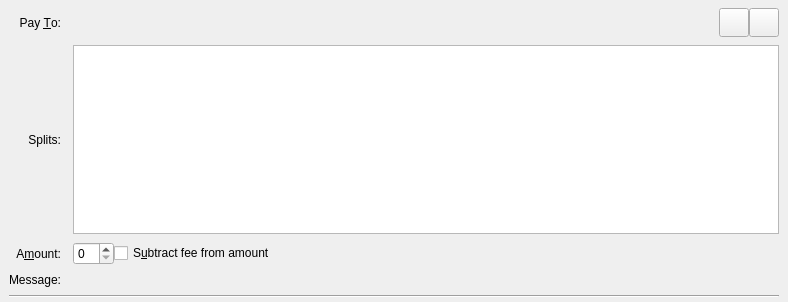
<?xml version="1.0" encoding="UTF-8"?>
<ui version="4.0">
 <class>EasySplitEntry</class>
 <widget class="QStackedWidget" name="EasySplitEntry">
  <property name="geometry">
   <rect>
    <x>0</x>
    <y>0</y>
    <width>788</width>
    <height>302</height>
   </rect>
  </property>
  <property name="focusPolicy">
   <enum>Qt::TabFocus</enum>
  </property>
  <property name="autoFillBackground">
   <bool>false</bool>
  </property>
  <widget class="QFrame" name="SendCoins">
   <property name="toolTip">
    <string>This is a normal payment.</string>
   </property>
   <property name="frameShape">
    <enum>QFrame::NoFrame</enum>
   </property>
   <layout class="QGridLayout" name="gridLayout">
    <property name="topMargin">
     <number>8</number>
    </property>
    <property name="bottomMargin">
     <number>4</number>
    </property>
    <property name="horizontalSpacing">
     <number>12</number>
    </property>
    <property name="verticalSpacing">
     <number>8</number>
    </property>
    <item row="0" column="0">
     <widget class="QLabel" name="payToEasySplitLabel">
      <property name="text">
       <string>Pay &amp;To:</string>
      </property>
      <property name="alignment">
       <set>Qt::AlignRight|Qt::AlignTrailing|Qt::AlignVCenter</set>
      </property>
      <property name="buddy">
       <cstring>payToEasySplit</cstring>
      </property>
     </widget>
    </item>
    <item row="0" column="1">
     <layout class="QHBoxLayout" name="payToEasySplitLayout">
      <property name="spacing">
       <number>0</number>
      </property>
      <item>
       <widget class="QValidatedLineEdit" name="payToEasySplit" native="true">
        <property name="enabled">
         <bool>false</bool>
        </property>
        <property name="toolTip">
         <string>The Sucrecoin address to send the payment to</string>
        </property>
       </widget>
      </item>
      <item>
       <widget class="QToolButton" name="addressBookButton">
        <property name="toolTip">
         <string>Choose previously used address</string>
        </property>
        <property name="text">
         <string/>
        </property>
        <property name="icon">
         <iconset resource="../bitcoin.qrc">
          <normaloff>:/icons/address-book</normaloff>:/icons/address-book</iconset>
        </property>
        <property name="iconSize">
         <size>
          <width>22</width>
          <height>22</height>
         </size>
        </property>
        <property name="shortcut">
         <string>Alt+A</string>
        </property>
       </widget>
      </item>
      <item>
       <widget class="QToolButton" name="deleteButton">
        <property name="toolTip">
         <string>Remove this entry</string>
        </property>
        <property name="text">
         <string/>
        </property>
        <property name="icon">
         <iconset resource="../bitcoin.qrc">
          <normaloff>:/icons/remove</normaloff>:/icons/remove</iconset>
        </property>
        <property name="iconSize">
         <size>
          <width>22</width>
          <height>22</height>
         </size>
        </property>
       </widget>
      </item>
     </layout>
    </item>
    <item row="1" column="0">
     <widget class="QLabel" name="labellLabel">
      <property name="text">
       <string>Splits:</string>
      </property>
      <property name="alignment">
       <set>Qt::AlignRight|Qt::AlignTrailing|Qt::AlignVCenter</set>
      </property>
     </widget>
    </item>
    <item row="2" column="0">
     <widget class="QLabel" name="amountLabel">
      <property name="text">
       <string>A&amp;mount:</string>
      </property>
      <property name="alignment">
       <set>Qt::AlignRight|Qt::AlignTrailing|Qt::AlignVCenter</set>
      </property>
      <property name="buddy">
       <cstring>payAmountEasySplit</cstring>
      </property>
     </widget>
    </item>
    <item row="2" column="1">
     <layout class="QHBoxLayout" name="horizontalLayoutAmount" stretch="0,1">
      <item>
       <widget class="BitcoinAmountField" name="payAmountEasySplit"/>
      </item>
      <item>
       <widget class="QCheckBox" name="checkboxSubtractFeeFromAmount">
        <property name="toolTip">
         <string>The fee will be deducted from the amount being sent. The recipient will receive less Sucrecoin than you enter in the amount field. If multiple recipients are selected, the fee is split equally.</string>
        </property>
        <property name="text">
         <string>S&amp;ubtract fee from amount</string>
        </property>
       </widget>
      </item>
     </layout>
    </item>
    <item row="3" column="0">
     <widget class="QLabel" name="messageLabel">
      <property name="text">
       <string>Message:</string>
      </property>
      <property name="alignment">
       <set>Qt::AlignRight|Qt::AlignTrailing|Qt::AlignVCenter</set>
      </property>
     </widget>
    </item>
    <item row="3" column="1">
     <widget class="QLabel" name="messageTextLabel">
      <property name="toolTip">
       <string>A message that was attached to the sucrecoin: URI which will be stored with the transaction for your reference. Note: This message will not be sent over the Sucrecoin network.</string>
      </property>
      <property name="textFormat">
       <enum>Qt::PlainText</enum>
      </property>
     </widget>
    </item>
    <item row="4" column="0" colspan="2">
     <widget class="Line" name="line">
      <property name="orientation">
       <enum>Qt::Horizontal</enum>
      </property>
     </widget>
    </item>
    <item row="1" column="1">
     <widget class="QListWidget" name="listWidgetEasySplit"/>
    </item>
   </layout>
  </widget>
  <widget class="QFrame" name="SendCoins_UnauthenticatedPaymentRequest">
   <property name="palette">
    <palette>
     <active>
      <colorrole role="WindowText">
       <brush brushstyle="SolidPattern">
        <color alpha="255">
         <red>0</red>
         <green>0</green>
         <blue>0</blue>
        </color>
       </brush>
      </colorrole>
      <colorrole role="Button">
       <brush brushstyle="SolidPattern">
        <color alpha="255">
         <red>255</red>
         <green>255</green>
         <blue>127</blue>
        </color>
       </brush>
      </colorrole>
      <colorrole role="Light">
       <brush brushstyle="SolidPattern">
        <color alpha="255">
         <red>255</red>
         <green>255</green>
         <blue>255</blue>
        </color>
       </brush>
      </colorrole>
      <colorrole role="Midlight">
       <brush brushstyle="SolidPattern">
        <color alpha="255">
         <red>255</red>
         <green>255</green>
         <blue>191</blue>
        </color>
       </brush>
      </colorrole>
      <colorrole role="Dark">
       <brush brushstyle="SolidPattern">
        <color alpha="255">
         <red>127</red>
         <green>127</green>
         <blue>63</blue>
        </color>
       </brush>
      </colorrole>
      <colorrole role="Mid">
       <brush brushstyle="SolidPattern">
        <color alpha="255">
         <red>170</red>
         <green>170</green>
         <blue>84</blue>
        </color>
       </brush>
      </colorrole>
      <colorrole role="Text">
       <brush brushstyle="SolidPattern">
        <color alpha="255">
         <red>0</red>
         <green>0</green>
         <blue>0</blue>
        </color>
       </brush>
      </colorrole>
      <colorrole role="BrightText">
       <brush brushstyle="SolidPattern">
        <color alpha="255">
         <red>255</red>
         <green>255</green>
         <blue>255</blue>
        </color>
       </brush>
      </colorrole>
      <colorrole role="ButtonText">
       <brush brushstyle="SolidPattern">
        <color alpha="255">
         <red>0</red>
         <green>0</green>
         <blue>0</blue>
        </color>
       </brush>
      </colorrole>
      <colorrole role="Base">
       <brush brushstyle="SolidPattern">
        <color alpha="255">
         <red>255</red>
         <green>255</green>
         <blue>255</blue>
        </color>
       </brush>
      </colorrole>
      <colorrole role="Window">
       <brush brushstyle="SolidPattern">
        <color alpha="255">
         <red>255</red>
         <green>255</green>
         <blue>127</blue>
        </color>
       </brush>
      </colorrole>
      <colorrole role="Shadow">
       <brush brushstyle="SolidPattern">
        <color alpha="255">
         <red>0</red>
         <green>0</green>
         <blue>0</blue>
        </color>
       </brush>
      </colorrole>
      <colorrole role="AlternateBase">
       <brush brushstyle="SolidPattern">
        <color alpha="255">
         <red>255</red>
         <green>255</green>
         <blue>191</blue>
        </color>
       </brush>
      </colorrole>
      <colorrole role="ToolTipBase">
       <brush brushstyle="SolidPattern">
        <color alpha="255">
         <red>255</red>
         <green>255</green>
         <blue>220</blue>
        </color>
       </brush>
      </colorrole>
      <colorrole role="ToolTipText">
       <brush brushstyle="SolidPattern">
        <color alpha="255">
         <red>0</red>
         <green>0</green>
         <blue>0</blue>
        </color>
       </brush>
      </colorrole>
     </active>
     <inactive>
      <colorrole role="WindowText">
       <brush brushstyle="SolidPattern">
        <color alpha="255">
         <red>0</red>
         <green>0</green>
         <blue>0</blue>
        </color>
       </brush>
      </colorrole>
      <colorrole role="Button">
       <brush brushstyle="SolidPattern">
        <color alpha="255">
         <red>255</red>
         <green>255</green>
         <blue>127</blue>
        </color>
       </brush>
      </colorrole>
      <colorrole role="Light">
       <brush brushstyle="SolidPattern">
        <color alpha="255">
         <red>255</red>
         <green>255</green>
         <blue>255</blue>
        </color>
       </brush>
      </colorrole>
      <colorrole role="Midlight">
       <brush brushstyle="SolidPattern">
        <color alpha="255">
         <red>255</red>
         <green>255</green>
         <blue>191</blue>
        </color>
       </brush>
      </colorrole>
      <colorrole role="Dark">
       <brush brushstyle="SolidPattern">
        <color alpha="255">
         <red>127</red>
         <green>127</green>
         <blue>63</blue>
        </color>
       </brush>
      </colorrole>
      <colorrole role="Mid">
       <brush brushstyle="SolidPattern">
        <color alpha="255">
         <red>170</red>
         <green>170</green>
         <blue>84</blue>
        </color>
       </brush>
      </colorrole>
      <colorrole role="Text">
       <brush brushstyle="SolidPattern">
        <color alpha="255">
         <red>0</red>
         <green>0</green>
         <blue>0</blue>
        </color>
       </brush>
      </colorrole>
      <colorrole role="BrightText">
       <brush brushstyle="SolidPattern">
        <color alpha="255">
         <red>255</red>
         <green>255</green>
         <blue>255</blue>
        </color>
       </brush>
      </colorrole>
      <colorrole role="ButtonText">
       <brush brushstyle="SolidPattern">
        <color alpha="255">
         <red>0</red>
         <green>0</green>
         <blue>0</blue>
        </color>
       </brush>
      </colorrole>
      <colorrole role="Base">
       <brush brushstyle="SolidPattern">
        <color alpha="255">
         <red>255</red>
         <green>255</green>
         <blue>255</blue>
        </color>
       </brush>
      </colorrole>
      <colorrole role="Window">
       <brush brushstyle="SolidPattern">
        <color alpha="255">
         <red>255</red>
         <green>255</green>
         <blue>127</blue>
        </color>
       </brush>
      </colorrole>
      <colorrole role="Shadow">
       <brush brushstyle="SolidPattern">
        <color alpha="255">
         <red>0</red>
         <green>0</green>
         <blue>0</blue>
        </color>
       </brush>
      </colorrole>
      <colorrole role="AlternateBase">
       <brush brushstyle="SolidPattern">
        <color alpha="255">
         <red>255</red>
         <green>255</green>
         <blue>191</blue>
        </color>
       </brush>
      </colorrole>
      <colorrole role="ToolTipBase">
       <brush brushstyle="SolidPattern">
        <color alpha="255">
         <red>255</red>
         <green>255</green>
         <blue>220</blue>
        </color>
       </brush>
      </colorrole>
      <colorrole role="ToolTipText">
       <brush brushstyle="SolidPattern">
        <color alpha="255">
         <red>0</red>
         <green>0</green>
         <blue>0</blue>
        </color>
       </brush>
      </colorrole>
     </inactive>
     <disabled>
      <colorrole role="WindowText">
       <brush brushstyle="SolidPattern">
        <color alpha="255">
         <red>127</red>
         <green>127</green>
         <blue>63</blue>
        </color>
       </brush>
      </colorrole>
      <colorrole role="Button">
       <brush brushstyle="SolidPattern">
        <color alpha="255">
         <red>255</red>
         <green>255</green>
         <blue>127</blue>
        </color>
       </brush>
      </colorrole>
      <colorrole role="Light">
       <brush brushstyle="SolidPattern">
        <color alpha="255">
         <red>255</red>
         <green>255</green>
         <blue>255</blue>
        </color>
       </brush>
      </colorrole>
      <colorrole role="Midlight">
       <brush brushstyle="SolidPattern">
        <color alpha="255">
         <red>255</red>
         <green>255</green>
         <blue>191</blue>
        </color>
       </brush>
      </colorrole>
      <colorrole role="Dark">
       <brush brushstyle="SolidPattern">
        <color alpha="255">
         <red>127</red>
         <green>127</green>
         <blue>63</blue>
        </color>
       </brush>
      </colorrole>
      <colorrole role="Mid">
       <brush brushstyle="SolidPattern">
        <color alpha="255">
         <red>170</red>
         <green>170</green>
         <blue>84</blue>
        </color>
       </brush>
      </colorrole>
      <colorrole role="Text">
       <brush brushstyle="SolidPattern">
        <color alpha="255">
         <red>127</red>
         <green>127</green>
         <blue>63</blue>
        </color>
       </brush>
      </colorrole>
      <colorrole role="BrightText">
       <brush brushstyle="SolidPattern">
        <color alpha="255">
         <red>255</red>
         <green>255</green>
         <blue>255</blue>
        </color>
       </brush>
      </colorrole>
      <colorrole role="ButtonText">
       <brush brushstyle="SolidPattern">
        <color alpha="255">
         <red>127</red>
         <green>127</green>
         <blue>63</blue>
        </color>
       </brush>
      </colorrole>
      <colorrole role="Base">
       <brush brushstyle="SolidPattern">
        <color alpha="255">
         <red>255</red>
         <green>255</green>
         <blue>127</blue>
        </color>
       </brush>
      </colorrole>
      <colorrole role="Window">
       <brush brushstyle="SolidPattern">
        <color alpha="255">
         <red>255</red>
         <green>255</green>
         <blue>127</blue>
        </color>
       </brush>
      </colorrole>
      <colorrole role="Shadow">
       <brush brushstyle="SolidPattern">
        <color alpha="255">
         <red>0</red>
         <green>0</green>
         <blue>0</blue>
        </color>
       </brush>
      </colorrole>
      <colorrole role="AlternateBase">
       <brush brushstyle="SolidPattern">
        <color alpha="255">
         <red>255</red>
         <green>255</green>
         <blue>127</blue>
        </color>
       </brush>
      </colorrole>
      <colorrole role="ToolTipBase">
       <brush brushstyle="SolidPattern">
        <color alpha="255">
         <red>255</red>
         <green>255</green>
         <blue>220</blue>
        </color>
       </brush>
      </colorrole>
      <colorrole role="ToolTipText">
       <brush brushstyle="SolidPattern">
        <color alpha="255">
         <red>0</red>
         <green>0</green>
         <blue>0</blue>
        </color>
       </brush>
      </colorrole>
     </disabled>
    </palette>
   </property>
   <property name="toolTip">
    <string>This is an unauthenticated payment request.</string>
   </property>
   <property name="autoFillBackground">
    <bool>true</bool>
   </property>
   <property name="frameShape">
    <enum>QFrame::NoFrame</enum>
   </property>
   <layout class="QGridLayout" name="gridLayout_is">
    <property name="spacing">
     <number>12</number>
    </property>
    <item row="0" column="0">
     <widget class="QLabel" name="payToLabel_is">
      <property name="text">
       <string>Pay To:</string>
      </property>
      <property name="alignment">
       <set>Qt::AlignRight|Qt::AlignTrailing|Qt::AlignVCenter</set>
      </property>
     </widget>
    </item>
    <item row="0" column="1">
     <layout class="QHBoxLayout" name="payToEasySplitLayout_is">
      <property name="spacing">
       <number>0</number>
      </property>
      <item>
       <widget class="QLabel" name="payToEasySplit_is"/>
      </item>
      <item>
       <widget class="QToolButton" name="deleteButton_is">
        <property name="toolTip">
         <string>Remove this entry</string>
        </property>
        <property name="text">
         <string/>
        </property>
        <property name="icon">
         <iconset resource="../bitcoin.qrc">
          <normaloff>:/icons/remove</normaloff>:/icons/remove</iconset>
        </property>
       </widget>
      </item>
     </layout>
    </item>
    <item row="1" column="0">
     <widget class="QLabel" name="memoLabel_is">
      <property name="text">
       <string>Memo:</string>
      </property>
      <property name="alignment">
       <set>Qt::AlignRight|Qt::AlignTrailing|Qt::AlignVCenter</set>
      </property>
     </widget>
    </item>
    <item row="1" column="1">
     <widget class="QLabel" name="memoTextLabel_is">
      <property name="textFormat">
       <enum>Qt::PlainText</enum>
      </property>
     </widget>
    </item>
    <item row="2" column="0">
     <widget class="QLabel" name="amountLabel_is">
      <property name="text">
       <string>A&amp;mount:</string>
      </property>
      <property name="alignment">
       <set>Qt::AlignRight|Qt::AlignTrailing|Qt::AlignVCenter</set>
      </property>
      <property name="buddy">
       <cstring>payAmountEasySplit_is</cstring>
      </property>
     </widget>
    </item>
    <item row="2" column="1">
     <widget class="BitcoinAmountField" name="payAmountEasySplit_is">
      <property name="acceptDrops">
       <bool>false</bool>
      </property>
     </widget>
    </item>
   </layout>
  </widget>
  <widget class="QFrame" name="SendCoins_AuthenticatedPaymentRequest">
   <property name="palette">
    <palette>
     <active>
      <colorrole role="WindowText">
       <brush brushstyle="SolidPattern">
        <color alpha="255">
         <red>0</red>
         <green>0</green>
         <blue>0</blue>
        </color>
       </brush>
      </colorrole>
      <colorrole role="Button">
       <brush brushstyle="SolidPattern">
        <color alpha="255">
         <red>140</red>
         <green>232</green>
         <blue>119</blue>
        </color>
       </brush>
      </colorrole>
      <colorrole role="Light">
       <brush brushstyle="SolidPattern">
        <color alpha="255">
         <red>230</red>
         <green>255</green>
         <blue>224</blue>
        </color>
       </brush>
      </colorrole>
      <colorrole role="Midlight">
       <brush brushstyle="SolidPattern">
        <color alpha="255">
         <red>185</red>
         <green>243</green>
         <blue>171</blue>
        </color>
       </brush>
      </colorrole>
      <colorrole role="Dark">
       <brush brushstyle="SolidPattern">
        <color alpha="255">
         <red>70</red>
         <green>116</green>
         <blue>59</blue>
        </color>
       </brush>
      </colorrole>
      <colorrole role="Mid">
       <brush brushstyle="SolidPattern">
        <color alpha="255">
         <red>93</red>
         <green>155</green>
         <blue>79</blue>
        </color>
       </brush>
      </colorrole>
      <colorrole role="Text">
       <brush brushstyle="SolidPattern">
        <color alpha="255">
         <red>0</red>
         <green>0</green>
         <blue>0</blue>
        </color>
       </brush>
      </colorrole>
      <colorrole role="BrightText">
       <brush brushstyle="SolidPattern">
        <color alpha="255">
         <red>155</red>
         <green>255</green>
         <blue>147</blue>
        </color>
       </brush>
      </colorrole>
      <colorrole role="ButtonText">
       <brush brushstyle="SolidPattern">
        <color alpha="255">
         <red>0</red>
         <green>0</green>
         <blue>0</blue>
        </color>
       </brush>
      </colorrole>
      <colorrole role="Base">
       <brush brushstyle="SolidPattern">
        <color alpha="255">
         <red>119</red>
         <green>255</green>
         <blue>233</blue>
        </color>
       </brush>
      </colorrole>
      <colorrole role="Window">
       <brush brushstyle="SolidPattern">
        <color alpha="255">
         <red>140</red>
         <green>232</green>
         <blue>119</blue>
        </color>
       </brush>
      </colorrole>
      <colorrole role="Shadow">
       <brush brushstyle="SolidPattern">
        <color alpha="255">
         <red>0</red>
         <green>0</green>
         <blue>0</blue>
        </color>
       </brush>
      </colorrole>
      <colorrole role="AlternateBase">
       <brush brushstyle="SolidPattern">
        <color alpha="255">
         <red>197</red>
         <green>243</green>
         <blue>187</blue>
        </color>
       </brush>
      </colorrole>
      <colorrole role="NoRole">
       <brush brushstyle="SolidPattern">
        <color alpha="255">
         <red>125</red>
         <green>194</green>
         <blue>122</blue>
        </color>
       </brush>
      </colorrole>
      <colorrole role="ToolTipBase">
       <brush brushstyle="SolidPattern">
        <color alpha="255">
         <red>255</red>
         <green>255</green>
         <blue>220</blue>
        </color>
       </brush>
      </colorrole>
      <colorrole role="ToolTipText">
       <brush brushstyle="SolidPattern">
        <color alpha="255">
         <red>0</red>
         <green>0</green>
         <blue>0</blue>
        </color>
       </brush>
      </colorrole>
     </active>
     <inactive>
      <colorrole role="WindowText">
       <brush brushstyle="SolidPattern">
        <color alpha="255">
         <red>0</red>
         <green>0</green>
         <blue>0</blue>
        </color>
       </brush>
      </colorrole>
      <colorrole role="Button">
       <brush brushstyle="SolidPattern">
        <color alpha="255">
         <red>140</red>
         <green>232</green>
         <blue>119</blue>
        </color>
       </brush>
      </colorrole>
      <colorrole role="Light">
       <brush brushstyle="SolidPattern">
        <color alpha="255">
         <red>230</red>
         <green>255</green>
         <blue>224</blue>
        </color>
       </brush>
      </colorrole>
      <colorrole role="Midlight">
       <brush brushstyle="SolidPattern">
        <color alpha="255">
         <red>185</red>
         <green>243</green>
         <blue>171</blue>
        </color>
       </brush>
      </colorrole>
      <colorrole role="Dark">
       <brush brushstyle="SolidPattern">
        <color alpha="255">
         <red>70</red>
         <green>116</green>
         <blue>59</blue>
        </color>
       </brush>
      </colorrole>
      <colorrole role="Mid">
       <brush brushstyle="SolidPattern">
        <color alpha="255">
         <red>93</red>
         <green>155</green>
         <blue>79</blue>
        </color>
       </brush>
      </colorrole>
      <colorrole role="Text">
       <brush brushstyle="SolidPattern">
        <color alpha="255">
         <red>0</red>
         <green>0</green>
         <blue>0</blue>
        </color>
       </brush>
      </colorrole>
      <colorrole role="BrightText">
       <brush brushstyle="SolidPattern">
        <color alpha="255">
         <red>155</red>
         <green>255</green>
         <blue>147</blue>
        </color>
       </brush>
      </colorrole>
      <colorrole role="ButtonText">
       <brush brushstyle="SolidPattern">
        <color alpha="255">
         <red>0</red>
         <green>0</green>
         <blue>0</blue>
        </color>
       </brush>
      </colorrole>
      <colorrole role="Base">
       <brush brushstyle="SolidPattern">
        <color alpha="255">
         <red>119</red>
         <green>255</green>
         <blue>233</blue>
        </color>
       </brush>
      </colorrole>
      <colorrole role="Window">
       <brush brushstyle="SolidPattern">
        <color alpha="255">
         <red>140</red>
         <green>232</green>
         <blue>119</blue>
        </color>
       </brush>
      </colorrole>
      <colorrole role="Shadow">
       <brush brushstyle="SolidPattern">
        <color alpha="255">
         <red>0</red>
         <green>0</green>
         <blue>0</blue>
        </color>
       </brush>
      </colorrole>
      <colorrole role="AlternateBase">
       <brush brushstyle="SolidPattern">
        <color alpha="255">
         <red>197</red>
         <green>243</green>
         <blue>187</blue>
        </color>
       </brush>
      </colorrole>
      <colorrole role="NoRole">
       <brush brushstyle="SolidPattern">
        <color alpha="255">
         <red>125</red>
         <green>194</green>
         <blue>122</blue>
        </color>
       </brush>
      </colorrole>
      <colorrole role="ToolTipBase">
       <brush brushstyle="SolidPattern">
        <color alpha="255">
         <red>255</red>
         <green>255</green>
         <blue>220</blue>
        </color>
       </brush>
      </colorrole>
      <colorrole role="ToolTipText">
       <brush brushstyle="SolidPattern">
        <color alpha="255">
         <red>0</red>
         <green>0</green>
         <blue>0</blue>
        </color>
       </brush>
      </colorrole>
     </inactive>
     <disabled>
      <colorrole role="WindowText">
       <brush brushstyle="SolidPattern">
        <color alpha="255">
         <red>70</red>
         <green>116</green>
         <blue>59</blue>
        </color>
       </brush>
      </colorrole>
      <colorrole role="Button">
       <brush brushstyle="SolidPattern">
        <color alpha="255">
         <red>140</red>
         <green>232</green>
         <blue>119</blue>
        </color>
       </brush>
      </colorrole>
      <colorrole role="Light">
       <brush brushstyle="SolidPattern">
        <color alpha="255">
         <red>230</red>
         <green>255</green>
         <blue>224</blue>
        </color>
       </brush>
      </colorrole>
      <colorrole role="Midlight">
       <brush brushstyle="SolidPattern">
        <color alpha="255">
         <red>185</red>
         <green>243</green>
         <blue>171</blue>
        </color>
       </brush>
      </colorrole>
      <colorrole role="Dark">
       <brush brushstyle="SolidPattern">
        <color alpha="255">
         <red>70</red>
         <green>116</green>
         <blue>59</blue>
        </color>
       </brush>
      </colorrole>
      <colorrole role="Mid">
       <brush brushstyle="SolidPattern">
        <color alpha="255">
         <red>93</red>
         <green>155</green>
         <blue>79</blue>
        </color>
       </brush>
      </colorrole>
      <colorrole role="Text">
       <brush brushstyle="SolidPattern">
        <color alpha="255">
         <red>70</red>
         <green>116</green>
         <blue>59</blue>
        </color>
       </brush>
      </colorrole>
      <colorrole role="BrightText">
       <brush brushstyle="SolidPattern">
        <color alpha="255">
         <red>155</red>
         <green>255</green>
         <blue>147</blue>
        </color>
       </brush>
      </colorrole>
      <colorrole role="ButtonText">
       <brush brushstyle="SolidPattern">
        <color alpha="255">
         <red>70</red>
         <green>116</green>
         <blue>59</blue>
        </color>
       </brush>
      </colorrole>
      <colorrole role="Base">
       <brush brushstyle="SolidPattern">
        <color alpha="255">
         <red>140</red>
         <green>232</green>
         <blue>119</blue>
        </color>
       </brush>
      </colorrole>
      <colorrole role="Window">
       <brush brushstyle="SolidPattern">
        <color alpha="255">
         <red>140</red>
         <green>232</green>
         <blue>119</blue>
        </color>
       </brush>
      </colorrole>
      <colorrole role="Shadow">
       <brush brushstyle="SolidPattern">
        <color alpha="255">
         <red>0</red>
         <green>0</green>
         <blue>0</blue>
        </color>
       </brush>
      </colorrole>
      <colorrole role="AlternateBase">
       <brush brushstyle="SolidPattern">
        <color alpha="255">
         <red>140</red>
         <green>232</green>
         <blue>119</blue>
        </color>
       </brush>
      </colorrole>
      <colorrole role="NoRole">
       <brush brushstyle="SolidPattern">
        <color alpha="255">
         <red>125</red>
         <green>194</green>
         <blue>122</blue>
        </color>
       </brush>
      </colorrole>
      <colorrole role="ToolTipBase">
       <brush brushstyle="SolidPattern">
        <color alpha="255">
         <red>255</red>
         <green>255</green>
         <blue>220</blue>
        </color>
       </brush>
      </colorrole>
      <colorrole role="ToolTipText">
       <brush brushstyle="SolidPattern">
        <color alpha="255">
         <red>0</red>
         <green>0</green>
         <blue>0</blue>
        </color>
       </brush>
      </colorrole>
     </disabled>
    </palette>
   </property>
   <property name="toolTip">
    <string>This is an authenticated payment request.</string>
   </property>
   <property name="autoFillBackground">
    <bool>true</bool>
   </property>
   <property name="frameShape">
    <enum>QFrame::NoFrame</enum>
   </property>
   <layout class="QGridLayout" name="gridLayout_s">
    <property name="spacing">
     <number>12</number>
    </property>
    <item row="0" column="0">
     <widget class="QLabel" name="payToEasySplitLabel_s">
      <property name="text">
       <string>Pay To:</string>
      </property>
      <property name="alignment">
       <set>Qt::AlignRight|Qt::AlignTrailing|Qt::AlignVCenter</set>
      </property>
     </widget>
    </item>
    <item row="0" column="1">
     <layout class="QHBoxLayout" name="payToLayout_s">
      <property name="spacing">
       <number>0</number>
      </property>
      <item>
       <widget class="QLabel" name="payToEasySplit_s">
        <property name="textFormat">
         <enum>Qt::PlainText</enum>
        </property>
       </widget>
      </item>
      <item>
       <widget class="QToolButton" name="deleteButton_s">
        <property name="enabled">
         <bool>false</bool>
        </property>
        <property name="toolTip">
         <string>Remove this entry</string>
        </property>
        <property name="text">
         <string/>
        </property>
        <property name="icon">
         <iconset resource="../bitcoin.qrc">
          <normaloff>:/icons/remove</normaloff>:/icons/remove</iconset>
        </property>
       </widget>
      </item>
     </layout>
    </item>
    <item row="1" column="0">
     <widget class="QLabel" name="memoLabel_s">
      <property name="text">
       <string>Memo:</string>
      </property>
      <property name="alignment">
       <set>Qt::AlignRight|Qt::AlignTrailing|Qt::AlignVCenter</set>
      </property>
     </widget>
    </item>
    <item row="1" column="1">
     <widget class="QLabel" name="memoTextLabel_s">
      <property name="textFormat">
       <enum>Qt::PlainText</enum>
      </property>
     </widget>
    </item>
    <item row="2" column="0">
     <widget class="QLabel" name="amountLabel_s">
      <property name="text">
       <string>A&amp;mount:</string>
      </property>
      <property name="alignment">
       <set>Qt::AlignRight|Qt::AlignTrailing|Qt::AlignVCenter</set>
      </property>
      <property name="buddy">
       <cstring>payAmountEasySplit_s</cstring>
      </property>
     </widget>
    </item>
    <item row="2" column="1">
     <widget class="BitcoinAmountField" name="payAmountEasySplit_s">
      <property name="acceptDrops">
       <bool>false</bool>
      </property>
     </widget>
    </item>
   </layout>
  </widget>
 </widget>
 <customwidgets>
  <customwidget>
   <class>QValidatedLineEdit</class>
   <extends>QWidget</extends>
   <header>qvalidatedlineedit.h</header>
  </customwidget>
  <customwidget>
   <class>BitcoinAmountField</class>
   <extends>QSpinBox</extends>
   <header>bitcoinamountfield.h</header>
   <container>1</container>
  </customwidget>
 </customwidgets>
 <tabstops>
  <tabstop>payToEasySplit</tabstop>
  <tabstop>addressBookButton</tabstop>
  <tabstop>deleteButton</tabstop>
  <tabstop>payAmountEasySplit</tabstop>
  <tabstop>payAmountEasySplit_is</tabstop>
  <tabstop>deleteButton_is</tabstop>
  <tabstop>payAmountEasySplit_s</tabstop>
  <tabstop>deleteButton_s</tabstop>
 </tabstops>
 <resources>
  <include location="../bitcoin.qrc"/>
 </resources>
 <connections/>
</ui>
